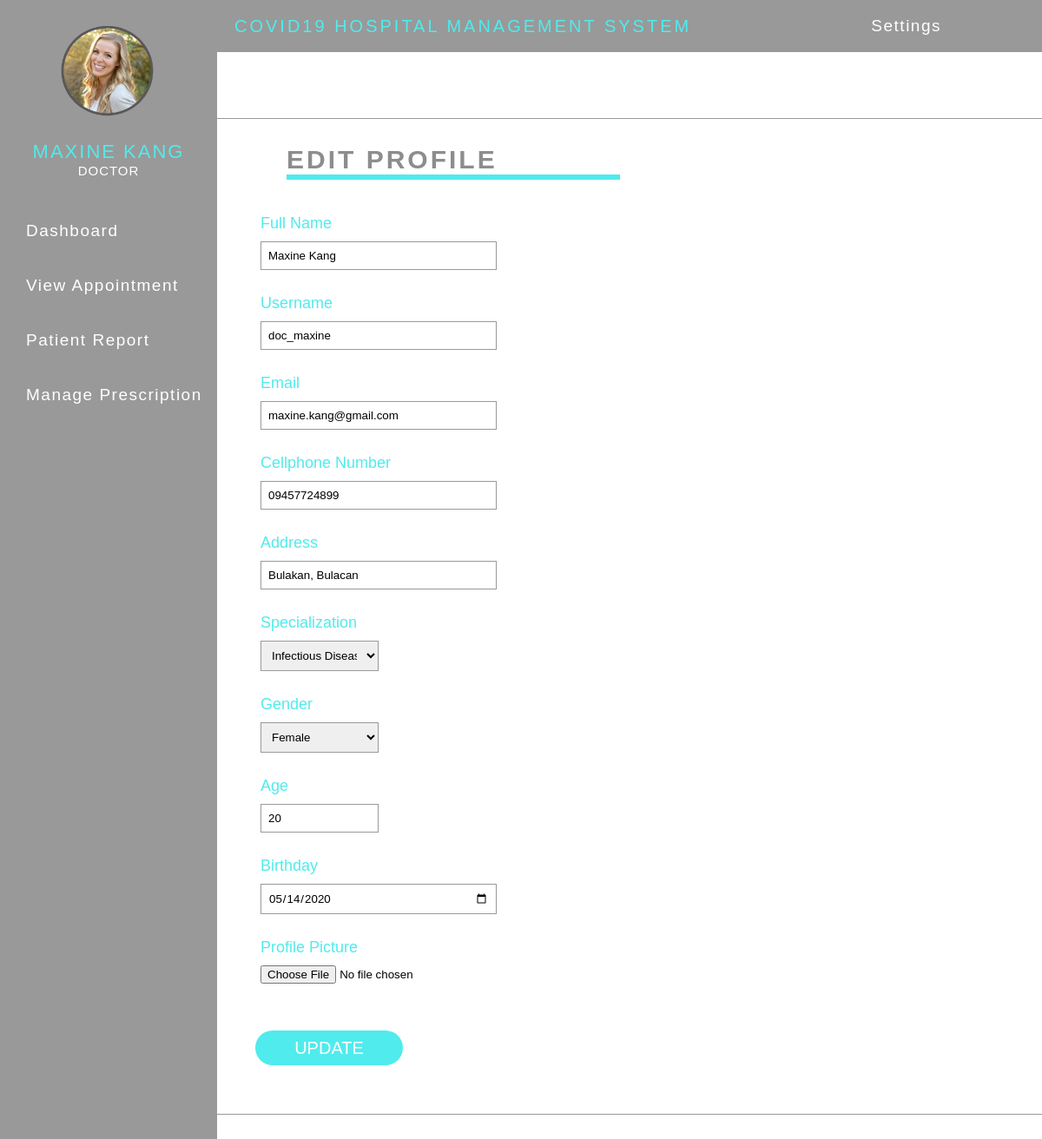
/doctor/edit-profile.php (signed in), run on the app's committed database.
### tables this page shows
CREATE TABLE `doctor` (
  `doctor_ID` int(11) NOT NULL,
  `dFullName` varchar(255) NOT NULL,
  `dUsername` varchar(255) NOT NULL,
  `dPassword` varchar(255) NOT NULL,
  `dEmail` varchar(255) NOT NULL,
  `dNumber` varchar(50) NOT NULL,
  `dAge` int(20) NOT NULL,
  `dBirthday` date NOT NULL,
  `dAddress` varchar(255) NOT NULL,
  `dGender` varchar(255) NOT NULL,
  `dProfilepic` varchar(255) NOT NULL,
  `dSpecialization` varchar(255) NOT NULL
);

### doctor/edit-profile.php (the view, shortened to what this page needs)
<?php
	include("../include/config.php");
?>
<!DOCTYPE html>
<html lang="en">
	<head>
		<link rel="stylesheet" href="styles.css">
	</head>
	<body>
	<?php include('navigation.php');?>
	<div class="bd-box">
	<form action="edit-profile.php" method="post">
	<h3>EDIT PROFILE</h3>
	<hr>
		<div class="dfrm">
				<label>Full Name</label>
				<input type="text" placeholder="Enter Full Name" name="fullname" value="<?php echo $row['dFullName']; ?>" required><br>
				<label>Username</label>
				<input type="text" placeholder="Enter Username" name="username" value="<?php echo $row['dUsername']; ?>" required><br>
				<label>Email</label>
				<input type="email" placeholder="Enter Email" name="email" value="<?php echo $row['dEmail']; ?>" required><br>
				<label>Cellphone Number</label>
				<input type="text" placeholder="Enter Cellphone Number" name="number" value="<?php echo $row['dNumber']; ?>" required><br>
				<label>Address</label>
				<input type="text" placeholder="Enter Complete Address" name="address" value="<?php echo $row['dAddress']; ?>" required><br>
				<label>Specialization</label>
				<select name="specialize" required>
				<option value="<?php echo $row['dSpecialization']; ?>"><?php echo $row['dSpecialization']; ?></option>
				</select><br>
				<label>Gender</label>
				<select name="gender" required>
				<option value="<?php echo $row['dGender']; ?>"><?php echo $row['dGender']; ?></option>
				</select><br>
				<label>Age</label>
				<input type="number" name="age" value="<?php echo $row['dAge']; ?>" required><br>
				<label>Birthday</label>
				<input type="date" name="bday" value="<?php echo $row['dBirthday']; ?>" required><br>
				<label for="">Profile Picture</label>
				<input type="file" name="pic" value="<?php echo $row['dProfilepic']; ?>" required><br>
				<br><br>
				<input type="submit" class="fbtn" value="UPDATE" name="epbtn"/>
				<br><br><br>
			</div>
	</form>
	</div>
	<br><br><br><br><br>
	</body>
</html>

### doctor/navigation.php (shortened to what this page needs)
<?php
	include("../include/config.php");
	$id = $_SESSION['id'];
	$query = mysqli_query($conn, "SELECT * FROM doctor where doctor_ID = '$id'");
	$row = mysqli_fetch_array($query);
?>
<div class="wrapper" id="wrapper">
  <div class="top_navbar">
    <div class="menu">
      <div class="logo">
       COVID19 Hospital Management System
      </div>
	  <div class="dropdown">
		<button onclick="myFunction()" class="dbtn">Settings</span></button>
    </div>
  </div>
  <div class="main_container">
      <div class="sidebar">
          <div class="sidebar__inner">
			<div class="profile_info">
					<div class="img_holder">
						<?php echo "<img src='../img/profile/".$row['dProfilepic']."' >"; ?>
					</div>
					<br>
					<p class="title"><?php echo $row['dFullName']; ?></p>
					<p class="sub_title">DOCTOR</p>
				</div>
            <ul class="lists">
              <li>
                <a href="home.php">
                  <span class="title">Dashboard</span>
                </a>
              </li>
              <li>
                <a href="appointment.php">
                  <span class="title">View Appointment</span>
                </a>
              </li>
              <li>
                <a href="report.php">
                  <span class="title">Patient Report</span>
                </a>
              </li>
              <li>
                <a href="prescription.php">
                  <span class="title">Manage Prescription</span>
                </a>
              </li>
            </ul>
          </div>
      </div>
  </div>
</div>

### doctor/styles.css (style rules this page uses)
* { margin: 0; padding: 0; list-style: none; box-sizing: border-box; text-decoration: none; font-family: Helvetica; }
.bd-box { margin-top: 136px; border-top: 1px solid #999; border-bottom: 1px solid #999; }
.bd-box h3 { padding-top: 30px; margin-left: 330px; color: #8d8d8d; font-size: 30px; letter-spacing: 3px; }
.bd-box hr { width: 32%; margin-left: 330px; padding: 3px; background: #50ebec; border: none; }
.dfrm { margin-left: 20%; margin-right: 20%; margin-top: 10px; padding: 20px; }
.dfrm input[type="date"], .dfrm input[type="time"], .dfrm input[type="text"], .dfrm input[type="email"], .dfrm textarea { width: 40%; display: block; border: 1px solid #999; padding: 8px; margin: 0 40px; }
.dfrm input[type="number"], .dfrm select { width: 20%; display: block; border: 1px solid #999; padding: 8px; margin: 0 40px; }
.dfrm input[type="file"] { border: none; display: block; margin: 0 40px; padding: 0; }
.dfrm label { display: block; color: #50ebec; font-size: 18px; padding: 10px; margin: 0 30px; }
.dfrm .fbtn { width: 25%; height: 40px; border-radius: 20px; outline: none; border: none; background-color: #50EBEC; font-size: 20px; color: #fff; cursor: pointer; margin-left: 5%; }
.wrapper { width: 100%; height: 100%; }
.top_navbar { background: #999; height: 60px; display: flex; position: fixed; width: 100%; top: 0; }
.top_navbar .menu { width: calc(100% - 80px); height: 100%; display: flex; justify-content: space-between; align-items: center; padding: 0 20px; }
.top_navbar .menu .logo { color: #50ebec; text-transform: uppercase; letter-spacing: 3px; margin-left: 250px; font-size: 20px; }
.main_container .sidebar { position: fixed; top: 0; left: 0; width: 250px; height: 100%; background: #999; }
.main_container .sidebar .sidebar__inner { position: relative; }
.main_container .sidebar .profile_info { text-align: center; padding: 30px 10px; }
.main_container .sidebar .profile_info img { width: 110px; }
.main_container .sidebar .profile_info .title { font-size: 22px; letter-spacing: 2px; color: #50ebec; text-transform: uppercase; }
.main_container .sidebar .profile_info .sub_title { font-size: 15px; color: #fff; letter-spacing: 1px; }
.main_container .sidebar ul li a { letter-spacing: 1.5px; color: #fff; font-size: 19px; padding: 20px 30px; white-space: nowrap; display: flex; align-items: center; margin-bottom: 1px; transition: all 0.3s ease; }
.main_container .sidebar ul li a span { display: inline-block; }
.dbtn { background-color: #999; color: white; padding: 16px; font-size: 19px; border: none; cursor: pointer; letter-spacing: 1.5px; }
.dropdown { position: relative; display: inline-block; }

### data on the page
doctor: dProfilepic (picture), dFullName "MAXINE KANG", fullname "Maxine Kang", username "doc_maxine", email "maxine.kang@gmail.com", number "09457724899", address "Bulakan, Bulacan", specialize "Infectious Disease Specialists", gender "Female", age "20", bday "05/14/2020"
